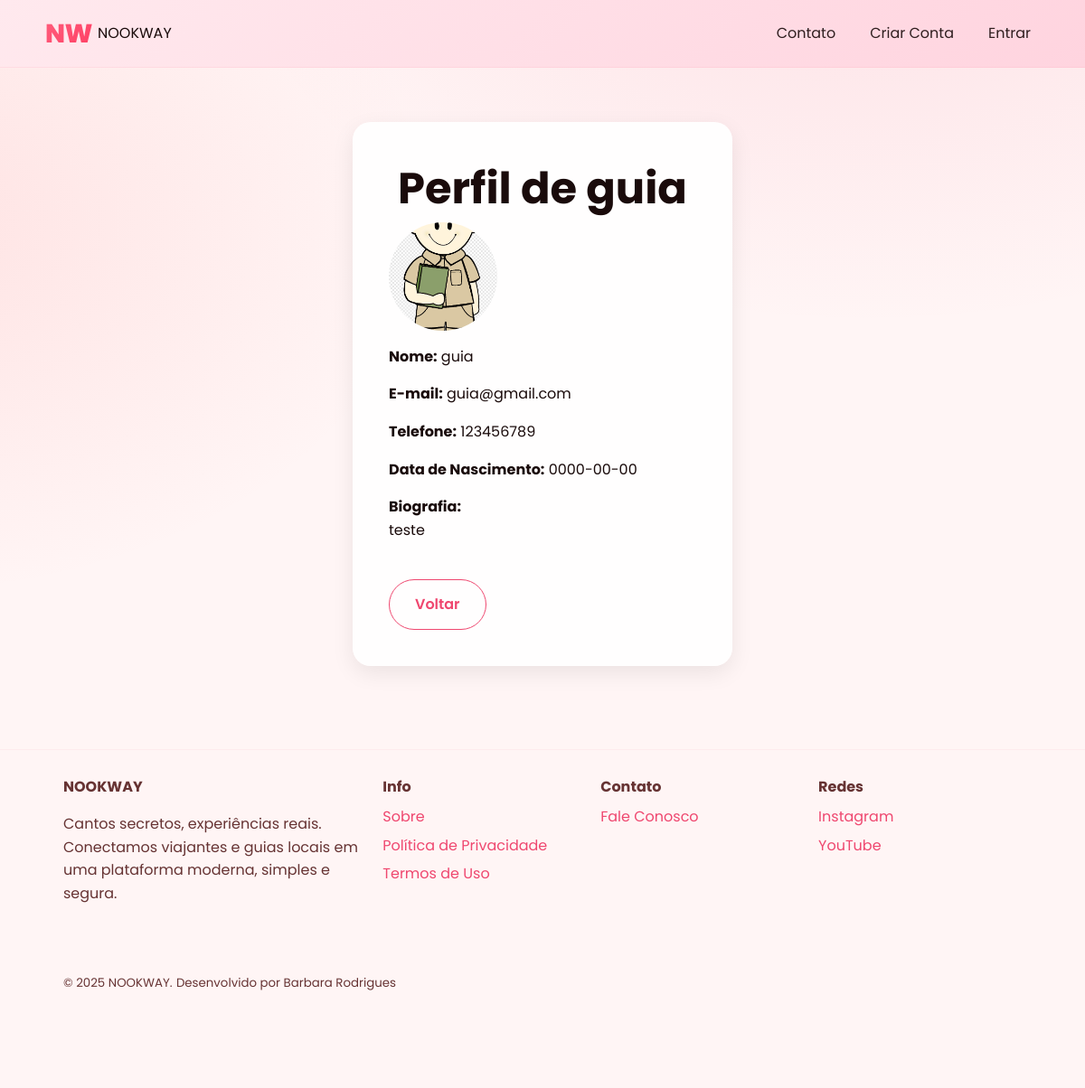
The app's page /ver_perfil.php?id=6 with its own data.
### tables this page shows
CREATE TABLE `usuarios` (
  `id` int(11) NOT NULL,
  `nome` varchar(100) NOT NULL,
  `email` varchar(120) NOT NULL,
  `telefone` varchar(20) DEFAULT NULL,
  `localizacao` varchar(100) DEFAULT NULL,
  `bio` text DEFAULT NULL,
  `data_nascimento` date DEFAULT NULL,
  `senha` varchar(255) NOT NULL,
  `tipo_conta` enum('turista','guia') NOT NULL,
  `foto_perfil` varchar(255) DEFAULT NULL,
  `criado_em` timestamp NOT NULL DEFAULT current_timestamp()
);

### public/ver_perfil.php (the view, shortened to what this page needs)
<?php
require_once 'db.php';
$id_usuario = intval($_GET['id']);
$stmt = $conn->prepare("
    SELECT nome, email, telefone, bio, data_nascimento, foto_perfil
    FROM usuarios
    WHERE id = ?
");
$stmt->bind_param("i", $id_usuario);
$stmt->execute();
$result = $stmt->get_result();
$usuario = $result->fetch_assoc();
$foto = !empty($usuario['foto_perfil']) ? "uploads/usuarios/" . $usuario['foto_perfil'] : "img/user_default.png";
?>
<!DOCTYPE html>
<html lang="pt-BR">
<head>
<link rel="stylesheet" href="css/nookway.css">
</head>
<body>
<?php include 'templates/header.php'; ?>
<main class="container auth-page">
  <div class="auth-box">
    <h1>Perfil de <?= htmlspecialchars($usuario['nome']) ?></h1>
    <div style="text-align:center; margin-bottom:16px;">
        <img src="<?= $foto ?>" alt="Foto de Perfil" style="width:120px; height:120px; border-radius:50%;">
    </div>
    <p><b>Nome:</b> <?= htmlspecialchars($usuario['nome']) ?></p>
    <p><b>E-mail:</b> <?= htmlspecialchars($usuario['email']) ?></p>
    <?php if(!empty($usuario['telefone'])): ?>
    <p><b>Telefone:</b> <?= htmlspecialchars($usuario['telefone']) ?></p>
    <?php endif; ?>
    <?php if(!empty($usuario['data_nascimento'])): ?>
    <p><b>Data de Nascimento:</b> <?= htmlspecialchars($usuario['data_nascimento']) ?></p>
    <?php endif; ?>
    <?php if(!empty($usuario['bio'])): ?>
    <p><b>Biografia:</b> <br><?= nl2br(htmlspecialchars($usuario['bio'])) ?></p>
    <?php endif; ?>
    <br>
    <a href="javascript:history.back()" class="btn ghost">Voltar</a>
  </div>
</main>
<?php include 'templates/footer.php'; ?>
</body>
</html>

### public/css/nookway.css (style rules this page uses)
:root { --bg: #fff5f5; --surface: #ffffff; --elev: #f8f1f1; --muted: #663333; --text: #1a0b0b; --primary: #ef476f; --primary-600: #fc5e5e; --accent: #ff7b7b; --warn: #ffb380; --danger: #ff2e2e; --radius: 50px; --shadow: 0 10px 30px rgba(0,0,0,.15); --maxw: 1100px; }
* { box-sizing: border-box; transition: background-color .25s, color .25s, border-color .25s; }
html { scroll-behavior: smooth; }
body { margin: 0; font-family: 'Poppins', system-ui, -apple-system, Segoe UI, Roboto, Arial, "Noto Sans", sans-serif; color: var(--text); background: radial-gradient(1200px 800px at 80% -10%, rgba(239,71,111,0.12), transparent 60%), radial-gradient(1000px 700px at -10% 20%, rgba(252,94,94,0.12), transparent 60%), var(--bg); line-height: 1.6; }
a { color: inherit; text-decoration: none; }
img { max-width: 100%; display: block; }
.container { width: min(100%, var(--maxw)); margin: 0 auto; padding-inline: 20px; }
h1 { font-family: 'Poppins', sans-serif; font-weight: 700; line-height: 1.1; font-size: clamp(1.8rem, 3.8vw + .6rem, 3rem); margin: 8px 0 14px; }
.btn { display: inline-flex; align-items: center; justify-content: center; gap: 10px; padding: 14px 28px; border-radius: 999px; font-weight: 600; font-family: 'Poppins', sans-serif; border: none; cursor: pointer; transition: .25s; }
.btn.ghost { background: transparent; border: 1px solid var(--primary); color: var(--primary); }
.auth-page { display: flex; justify-content: center; align-items: center; padding: 60px 20px; }
.auth-box { width: 100%; max-width: 420px; background: #ffffffee; padding: 40px; border-radius: 20px; box-shadow: 0 8px 25px rgba(0,0,0,0.08); }
.auth-box h1 { font-family: "Poppins", sans-serif; margin-bottom: 10px; text-align: center; }
img:not(.logo):not(.icon):not(.small-img) { max-width: 300px; max-height: 250px; width: 100%; height: auto; object-fit: cover; border-radius: 16px; }

### records on screen
usuarios: nome "guia", foto_perfil (picture), email "guia@gmail.com", telefone "123456789", data_nascimento "0000-00-00", bio "teste"
